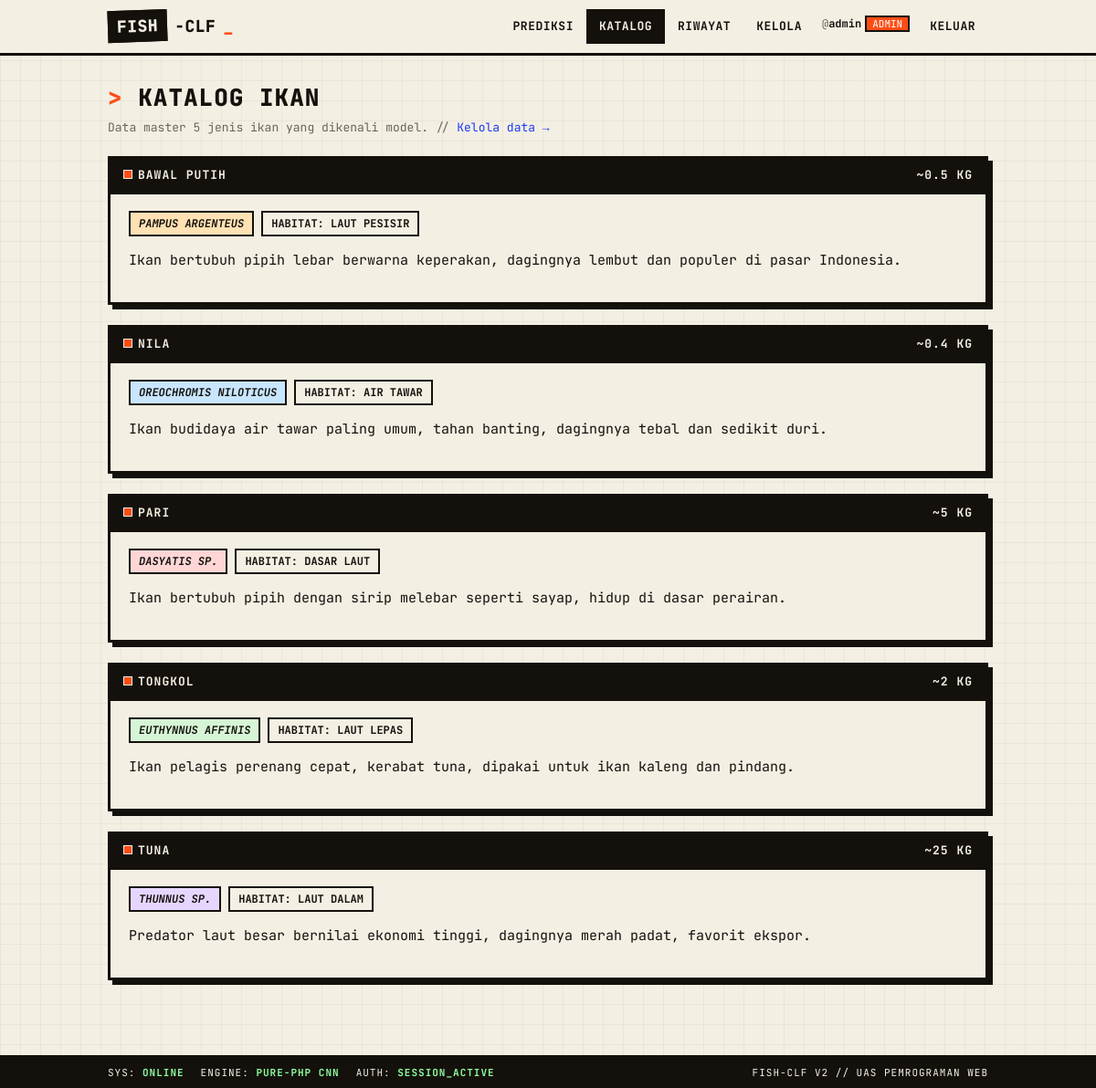
Page /catalog.php (signed in) on the committed database.
### tables this page shows
CREATE TABLE `fish_catalog` (
  `id`              INT UNSIGNED NOT NULL AUTO_INCREMENT,
  `name`            VARCHAR(50)  NOT NULL,
  `scientific_name` VARCHAR(100) DEFAULT NULL,
  `habitat`         VARCHAR(100) DEFAULT NULL,
  `description`     TEXT         DEFAULT NULL,
  `avg_weight_kg`   DECIMAL(6,2) DEFAULT NULL,
  `created_by`      INT UNSIGNED DEFAULT NULL,
  `created_at`      TIMESTAMP    NOT NULL DEFAULT CURRENT_TIMESTAMP,
  `updated_at`      TIMESTAMP    NOT NULL DEFAULT CURRENT_TIMESTAMP ON UPDATE CURRENT_TIMESTAMP,
  PRIMARY KEY (`id`),
  UNIQUE KEY `uq_catalog_name` (`name`),
  KEY `idx_catalog_created_by` (`created_by`),
  CONSTRAINT `fk_catalog_user`
    FOREIGN KEY (`created_by`) REFERENCES `users` (`id`)
    ON DELETE SET NULL ON UPDATE CASCADE
);

### src/Auth.php (called while the page is built, shortened)
<?php
class Auth
{
    public static function check(): bool
    {
        return isset($_SESSION['user_id']);
    }
    public static function isAdmin(): bool
    {
        return self::check() && ($_SESSION['role'] ?? 'user') === 'admin';
    }
}

### public/catalog.php (the view, shortened to what this page needs)
<?php
require_once __DIR__ . '/../src/Auth.php';
$cfg = require __DIR__ . '/../config.php';
require_once __DIR__ . '/_layout.php';
$rows = [];
try {
    $pdo  = Database::pdo($cfg);
    $rows = $pdo->query(
        'SELECT id, name, scientific_name, habitat, description, avg_weight_kg
         FROM fish_catalog ORDER BY name ASC'
    )->fetchAll();
} catch (PDOException $e) {
    $dbError = 'Database error. Pastikan MySQL nyala & fish_classifier.sql sudah di-import.';
}
?>
<h1 class="page-title">Katalog Ikan</h1>
<p class="page-sub">Data master <?= count($rows) ?> jenis ikan yang dikenali model.<?php if (Auth::isAdmin()): ?> // <a href="catalog_manage.php">Kelola data →</a><?php endif; ?></p>
<?php foreach ($rows as $i => $r):
    $bc = ['b1','b2','b3','b4','b5'][$i % 5]; ?>
  <div class="panel">
    <div class="panel-head">
      <span><span class="dot"></span><?= e($r['name']) ?></span>
      <span><?= $r['avg_weight_kg'] !== null ? '~'.rtrim(rtrim(number_format((float)$r['avg_weight_kg'],2),'0'),'.').' kg' : '' ?></span>
    </div>
    <div class="badges" style="margin-bottom:10px">
      <?php if ($r['scientific_name']): ?><span class="badge <?= $bc ?>"><i><?= e($r['scientific_name']) ?></i></span><?php endif; ?>
      <?php if ($r['habitat']): ?><span class="badge">habitat: <?= e($r['habitat']) ?></span><?php endif; ?>
    </div>
    <p><?= e($r['description']) ?: '<span class="mono-note">Belum ada deskripsi.</span>' ?></p>
  </div>
<?php endforeach; ?>

### public/assets/style.css (style rules this page uses)
:root { --paper:#f3efe3; --paper-2:#e8e2d0; --ink:#14110c; --line:#14110c; --orange:#ff4d15; --blue:#1b3af5; --green:#0c7a3f; --red:#d21414; --muted:#6b6555; --shadow:5px 5px 0 var(--ink); --shadow-sm:3px 3px 0 var(--ink); }
* { box-sizing:border-box }
html,body { margin:0;padding:0 }
body { background:var(--paper); background-image: linear-gradient(rgba(20,17,12,.045) 1px,transparent 1px), linear-gradient(90deg,rgba(20,17,12,.045) 1px,transparent 1px); background-size:22px 22px; color:var(--ink); font-family:"JetBrains Mono","SFMono-Regular",Consolas,"Liberation Mono",Menlo,monospace; font-size:15px; line-height:1.5; -webkit-font-smoothing:antialiased; }
a { color:var(--blue);text-decoration:none }
.page-title { font-size:26px;font-weight:800;text-transform:uppercase;letter-spacing:1px; margin:0 0 4px; }
.page-title:before { content:"> ";color:var(--orange) }
.page-sub { color:var(--muted);margin:0 0 22px;font-size:13px }
.panel { background:var(--paper); border:3px solid var(--ink); box-shadow:var(--shadow); padding:20px;margin-bottom:22px; }
.panel-head { margin:-20px -20px 18px;padding:8px 14px; border-bottom:3px solid var(--ink); background:var(--ink);color:var(--paper); font-size:13px;text-transform:uppercase;letter-spacing:1px;font-weight:700; display:flex;justify-content:space-between;align-items:center; }
.panel-head .dot { width:10px;height:10px;background:var(--orange);border:1px solid var(--paper);display:inline-block;margin-right:6px }
.badges { display:flex;gap:8px;flex-wrap:wrap;margin-top:10px }
.badge { border:2px solid var(--ink);padding:3px 9px;font-size:12px;font-weight:700; text-transform:uppercase;background:var(--paper); }
.badge.b1 { background:#ffe1b3 }
.badge.b2 { background:#c8e6ff }
.badge.b3 { background:#ffd6d6 }
.badge.b4 { background:#d6f5d6 }
.badge.b5 { background:#e6d6ff }

### rows in the picture
fish_catalog: name "BAWAL PUTIH", avg_weight_kg "0.5", scientific_name "PAMPUS ARGENTEUS", habitat "LAUT PESISIR", description "Ikan bertubuh pipih lebar berwarna keperakan, dagingnya lembut dan populer di pasar Indonesia."
fish_catalog: name "NILA", avg_weight_kg "0.4", scientific_name "OREOCHROMIS NILOTICUS", habitat "AIR TAWAR", description "Ikan budidaya air tawar paling umum, tahan banting, dagingnya tebal dan sedikit duri."
fish_catalog: name "PARI", avg_weight_kg "5", scientific_name "DASYATIS SP.", habitat "DASAR LAUT", description "Ikan bertubuh pipih dengan sirip melebar seperti sayap, hidup di dasar perairan."
fish_catalog: name "TONGKOL", avg_weight_kg "2", scientific_name "EUTHYNNUS AFFINIS", habitat "LAUT LEPAS", description "Ikan pelagis perenang cepat, kerabat tuna, dipakai untuk ikan kaleng dan pindang."
fish_catalog: name "TUNA", avg_weight_kg "25", scientific_name "THUNNUS SP.", habitat "LAUT DALAM", description "Predator laut besar bernilai ekonomi tinggi, dagingnya merah padat, favorit ekspor."

### other values in the picture
$u['username'] "admin"
count($rows) "5"
